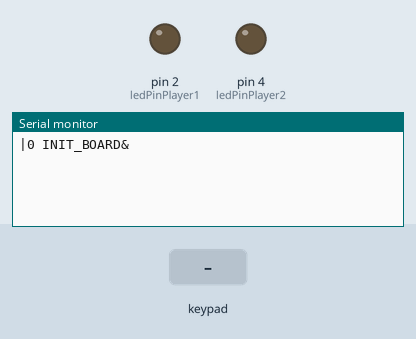
Bench run of a sketch on a simulated Arduino Mega 2560, built with avr-gcc and run on an emulated ATmega2560. On the bench: output pins drawn as LEDs (lit = HIGH), the last lines printed to the serial monitor. Inputs (shaded band) come from the test bench.

Above: at 1.2 s.
1.3 s: key '0' pressed
At 1.9 s:
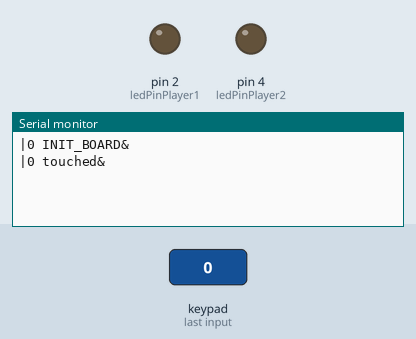
At 2.9 s:
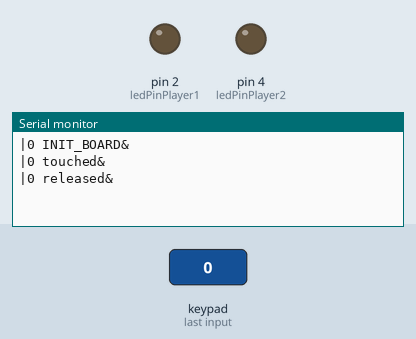

The sketch:

3enRayaArd.ino
```cpp
#include <Wire.h>
#include "Adafruit_MPR121.h"

#ifndef _BV
#define _BV(bit) (1 << (bit))
#endif

Adafruit_MPR121 cap = Adafruit_MPR121();  // Crear el objeto Adafruit_MPR121
uint16_t lasttouched = 0;                 //Último pin pulsado
uint16_t currtouched = 0;                 //pin actual pulsado
int ledPinPlayer1 = 2;                    //pin asociado al led del jugador 1
int ledPinPlayer2 = 4;                    //pin asociado al led del jugador 2
char val;                                 //valor leído por el puerto serie

void setup() {
  pinMode(ledPinPlayer1, OUTPUT);         // pin -> OUTPUT
  pinMode(ledPinPlayer2, OUTPUT);         // pin -> OUTPUT
  Serial.begin(9600);                     // Iniciamos el puerto serie
  while (!Serial) {                       // Arduino mega es demasiado rápido para arrancar! (He hecho pruebas con este tambien)
    delay(10);
  }

  // Nos conectamos a MPR121
  if (!cap.begin(0x5A)) {
    Serial.println("|0 CANT_INIT_BOARD&");
    while (1);
  }
  Serial.println("|0 INIT_BOARD&");     // Nos hemos podido conectar OK
  digitalWrite(ledPinPlayer1, LOW);     // El led del jugador 1 debe estar apagado
  digitalWrite(ledPinPlayer2, LOW);     // El led del jugador 2 debe estar apagado
}

void loop() {
  // Procedemos a leer el controlador MPR121
  currtouched = cap.touched();
  String serialSend = "";
  for (uint8_t i=0; i<12; i++) {
    // Si hemos tocado una entrada capactativa y es diferente a la anterior, alertamos que tocamos!!.
    if ((currtouched & _BV(i)) && !(lasttouched & _BV(i)) ) {
      // Montamos el mensaje y lo enviamos al puerto serie
      serialSend = "|"+String(i) + " touched&";
      Serial.println(serialSend);
    }
    // Si hemos tocado una entrada capacitativa y ahora no, alertamos que hemos dejado de tocar.
    if (!(currtouched & _BV(i)) && (lasttouched & _BV(i)) ) {
      // Montamos el mensaje y lo enviamos al puerto serie
      serialSend =  "|"+String(i) + " released&";
      Serial.println(serialSend);
    }
  }
  // Actualizar la última entrada capacitativa tocada.
  lasttouched = currtouched;

  // Leemos el puerto serie
  String command = readSerialCommand();
  // Si tenemos un comando entero, procedemos a evaluar el comando y realizar alguna acción
  if (command.length() > 0) {
      //Separamos el comando por un espacio para optener un valor numerico y un comando.
      int spaceIndex = command.indexOf(' ');
      if (spaceIndex > 0) {
        String valueString = command.substring(0, spaceIndex);
        int value = valueString.toInt();
        String instruction = command.substring(spaceIndex + 1);
        // Evaluamos el comando para determinar que LED debemos encender según el turno del jugador.
        if(instruction.equals("PLAYER1_TURN")) {
          digitalWrite(ledPinPlayer1, HIGH);
          digitalWrite(ledPinPlayer2, LOW);
        } else if(instruction.equals("PLAYER2_TURN")) {
          digitalWrite(ledPinPlayer2, HIGH);
          digitalWrite(ledPinPlayer1, LOW);
        } else {
          digitalWrite(ledPinPlayer1, LOW);
          digitalWrite(ledPinPlayer2, LOW);
        }
      }
    }
  delay(500); // Nos esperamos 500ms a repetir el bucle. Si no lo ponemos leemos la información demasiado rápida.
}

// Función para obtener un comando entero leido por puerto serie.
String readSerialCommand() {
  String command = "";
  while (Serial.available() > 0) {
    char c = Serial.read();
    if (c == '|') {
      command = "";
    } else if (c == '&') {
      break;
    } else {
      command += c;
    }
  }
  command.trim();
  return command;
}
```

Measured:
- after the input at 1.3 s, the serial monitor: prints a new line after 0.20 s (image 1)
